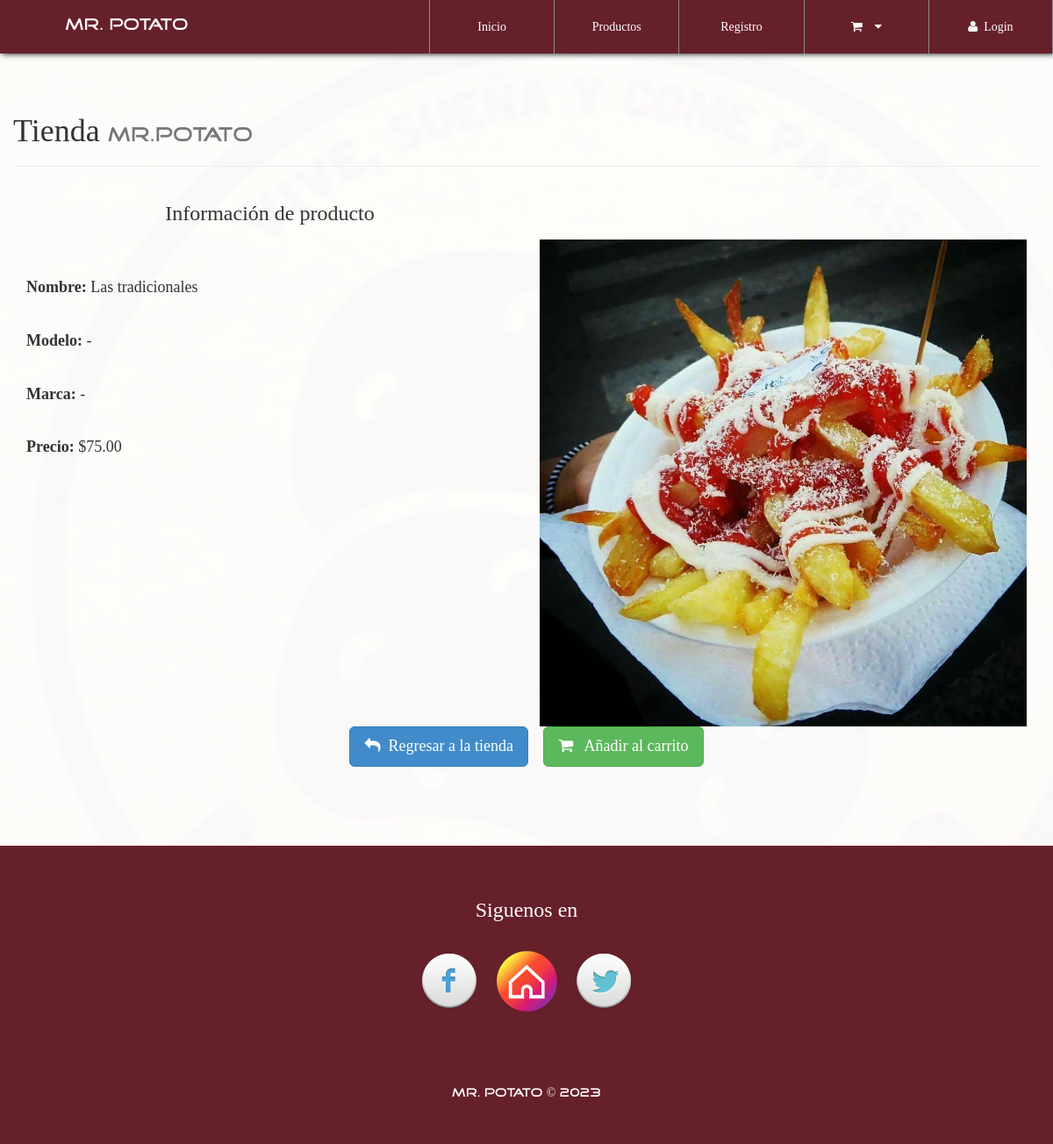
/OnlineStore/infoProd.php?CodigoProd=001, run on the app's committed database.
### tables this page shows
CREATE TABLE `producto` (
  `CodigoProd` varchar(30) NOT NULL,
  `NombreProd` varchar(30) NOT NULL,
  `CodigoCat` varchar(30) NOT NULL,
  `Precio` decimal(30,2) NOT NULL,
  `Modelo` varchar(30) NOT NULL,
  `Marca` varchar(30) NOT NULL,
  `Stock` int(20) NOT NULL,
  `NITProveedor` varchar(30) NOT NULL,
  `Imagen` varchar(150) NOT NULL,
  `Nombre` varchar(30) NOT NULL
);

### OnlineStore/library/consulSQL.php (called while the page is built, shortened)
<?php
class ejecutarSQL {
    public static function conectar(){
        $con = new mysqli("localhost", "root", "", "store");
        return $con;
    }
    public static function consultar($query) {
        $consul = mysqli_query(ejecutarSQL::conectar(),$query);
        return $consul;
    }
}

### OnlineStore/infoProd.php (the view, shortened to what this page needs)
<?php
include './library/consulSQL.php';
?>
<!DOCTYPE html>
<html lang="es">
<head>
    <?php include './inc/link.php'; ?>
</head>
<body id="container-page-product">
    <?php include './inc/navbar.php'; ?>
    <section id="infoproduct">
        <div class="container">
            <div class="row">
                <div class="page-header">
                    <h1>Tienda <small class="tittles-pages-logo">Mr.Potato</small></h1>
                </div>
                <?php
                    $CodigoProducto=$_GET['CodigoProd'];
                    $productoinfo=  ejecutarSQL::consultar("select * from producto where CodigoProd='".$CodigoProducto."'");
                    while($fila=mysqli_fetch_array($productoinfo)){
                        echo '
                            <div class="col-xs-12 col-sm-6">
                                <h3 class="text-center">Información de producto</h3>
                                <br><br>
                                <h4><strong>Nombre: </strong>'.$fila['NombreProd'].'</h4><br>
                                <h4><strong>Modelo: </strong>'.$fila['Modelo'].'</h4><br>
                                <h4><strong>Marca: </strong>'.$fila['Marca'].'</h4><br>
                                <h4><strong>Precio: </strong>$'.$fila['Precio'].'</h4>
                            </div>
                            <div class="col-xs-12 col-sm-6">
                                <br><br><br>
                                <img class="img-responsive" src="assets/img-products/'.$fila['Imagen'].'">
                            </div>
                            <br><br><br>
                            <div class="col-xs-12 text-center">
                                <a href="product.php" class="btn btn-lg btn-primary"><i class="fa fa-mail-reply"></i>&nbsp;&nbsp;Regresar a la tienda</a> &nbsp;&nbsp;&nbsp;
                                <button value="'.$fila['CodigoProd'].'" class="btn btn-lg btn-success botonCarrito"><i class="fa fa-shopping-cart"></i>&nbsp;&nbsp; Añadir al carrito</button>
                            </div>
                        ';
                    }
                ?>
            </div>
        </div>
    </section>
    <?php include './inc/footer.php'; ?>
</body>
</html>

### OnlineStore/css/style.css (style rules this page uses)
body { font-family: "FontFamilySPro"; line-height: 1.5; font-size: 1.4em; width: 100%; height: 100%; margin: 0px; padding: 0px; background-position: center center; background-repeat: no-repeat; background-attachment: fixed; background-size: cover; background-color: #ff9400; }
section { width: 100%; margin: 0px; padding: 90px 0px; }
.tittles-pages-logo { font-family: "FontFamilyLogo"; }
#container-page-product { background-image: url(../assets/img/font-index.JPG); }
#store, #infoproduct, #container-pedido { background-color: rgba(255,255,255,.97); min-height: 900px; }

### data on the page
producto: NombreProd "Las tradicionales", Modelo "-", Marca "-", Precio "75.00", Imagen (picture), $fila['CodigoProd'] 001 (drawn)
